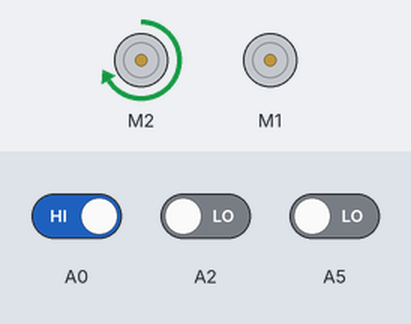
Bench run of a sketch on a simulated Arduino Uno, built with avr-gcc and run on an emulated ATmega328P. Shown: 2 × DC motor (green arrow = forward, orange = backward, longer = faster). The inputs (shaded band) are chosen by the test bench; at power-on: A0 HIGH, A2 LOW, A5 LOW. What the sketch prints to the serial monitor is not drawn.

Above: at 1.2 s.
1.3 s: A0 driven LOW
At 2.1 s:
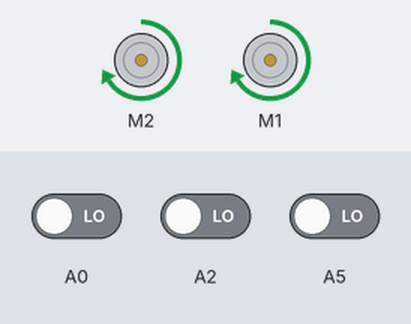
2.8 s: A0 driven HIGH
At 3.2 s:
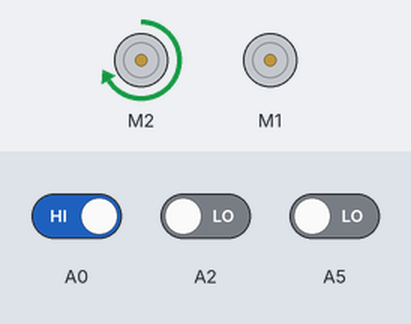
4.3 s: A2 driven HIGH
At 5.5 s:
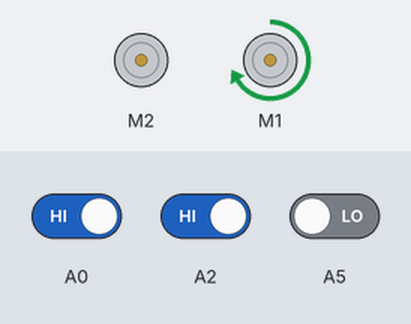
5.8 s: A2 driven LOW
At 6.7 s:
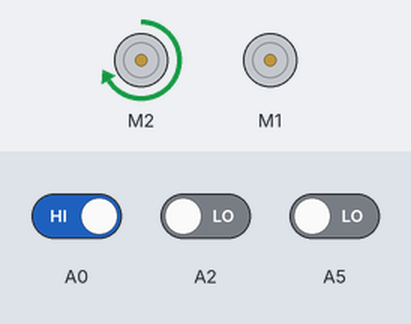
Timing chart, 0 to 8.3 s (numbered marks = the images above; inputs shaded):
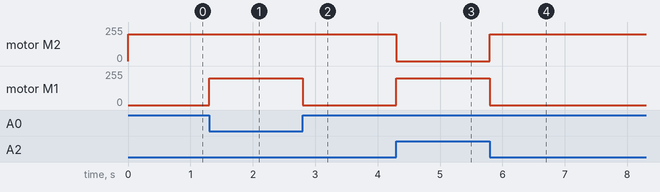

Measured:
- after the input at 1.3 s, motor M1: stopped → forward 200/255 at once
- after the input at 2.8 s, motor M1: forward 200/255 → stopped at once
- after the input at 4.3 s, motor M2: forward 200/255 → stopped at once; motor M1: stopped → forward 200/255 at once
- after the input at 5.8 s, motor M2: stopped → forward 200/255 at once; motor M1: forward 200/255 → stopped at once

The sketch:

Read_me.ino
```cpp
/* 이 소스는 에듀이노(Eduino)에 의해서 번역, 수정, 작성되었고 소유권 또한 에듀이노의 것입니다.
 *  소유권자의 허락을 받지 않고 무단으로 수정, 삭제하여 배포할 시 법적인 처벌을 받을 수도 있습니다.
 *
 *  에듀이노 교육용 2휠 라인트레이서 기본예제
 *
 */

#include <SoftwareSerial.h>
#include <AFMotor.h>
AF_DCMotor motor_L(2);              // 모터드라이버 L293D
AF_DCMotor motor_R(1);            // tx pin, rx pin
int i;

void setup() {
  Serial.begin(9600);              // PC와의 시리얼 통신속도
  Serial.println("Eduino Smart Car Start!");
  // turn on motor
  i = 200;
  motor_L.setSpeed(i);              // 왼쪽 모터의 속도
  motor_L.run(RELEASE);
  motor_R.setSpeed(i                                                                                                                                                                                                                                                                                                                                                                                                               );              // 오른쪽 모터의 속도
  motor_R.run(RELEASE);
}

void loop() {
  int val = digitalRead(A0);
  int val1 = digitalRead(A2);
  int val2 = digitalRead(A5);
  i = 200;

  if (val == 0 && val2 == 0) {                   // 직진
    motor_L.setSpeed(i);
    motor_R.setSpeed(i);
    motor_L.run(FORWARD);
    motor_R.run(FORWARD);
}

  else if (val == 0 && val2 == 1 || val1 == 0) {              // 우회전
    while(i <= 100){
      i--;}
    motor_L.setSpeed(i);
    motor_L.run(FORWARD);
    motor_R.run(RELEASE);
 }

 else if (val == 1 && val2 == 0 || val1 == 0) {              // 좌회전
   while(i <= 100){
          i--;}
    motor_L.setSpeed(i);
    motor_L.run(RELEASE);
    motor_R.run(FORWARD);
 }

 else if (val == 0 && val1 == 0 && val2 == 0) {              // 정지
    motor_L.run(RELEASE);
    motor_R.run(RELEASE);
      }
}
```
